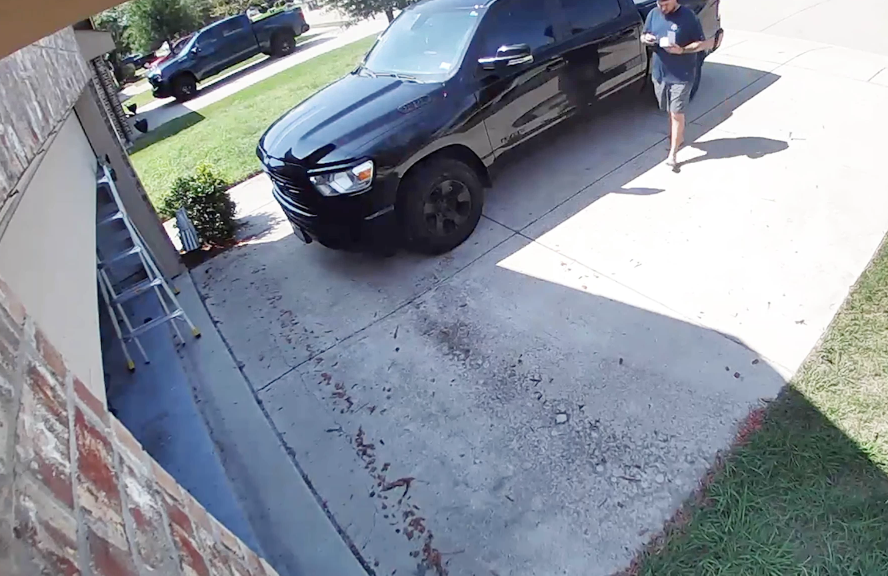
#> input picture Ejercicios Opcionales/fot1.png, 1776 x 1151 px (shown at 1/2 size)
$ jupyter execute Ejercicio1.ipynb
#> lines starting #> are read from the running program, lines starting #| are printed output that depends on the picture; after the words box and inside, x2 and y2 are one past the last pixel; in counts of white or black regions, pixels touching at a corner belong together
[cell 1]
import cv2
from matplotlib import pyplot as plt
import numpy as np
#Filtra las regiones que sean mayores de un cierto tamaño.

# Cargar la imagen
image = cv2.imread("fot1.png")
#> image is the input picture: shape (1151, 1776, 3); mean B, G, R 154.3, 143.6, 136.2

# Convertir a escala de grises
gray_image = cv2.cvtColor(image, cv2.COLOR_BGR2GRAY)
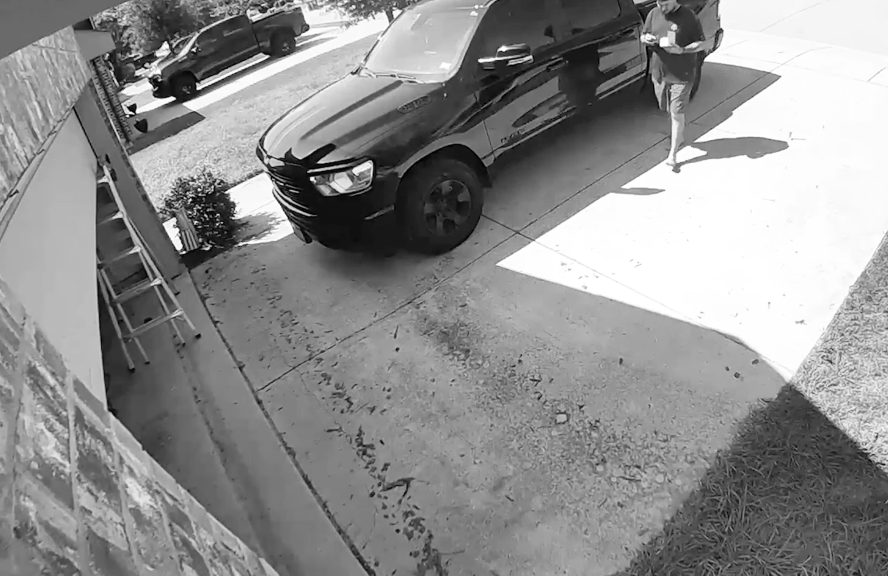
#> gray_image: shape (1151, 1776) (shown at 1/2 size); min 0, max 255, mean 142.6

# Binarización de la imagen
_, binary_image = cv2.threshold(gray_image, 128, 255, cv2.THRESH_BINARY)
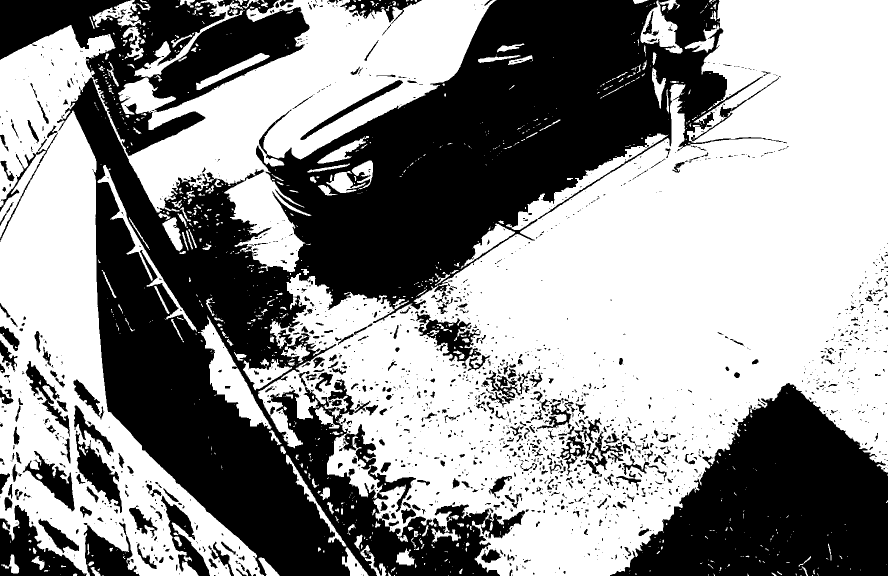
#> binary_image: shape (1151, 1776) (shown at 1/2 size); 57.3% white; 1927 black regions (1423 under 20 px)

# Encontrar contornos en la imagen binarizada
contours, _ = cv2.findContours(binary_image, cv2.RETR_EXTERNAL, cv2.CHAIN_APPROX_SIMPLE)
#> contours = 954 contours, 792 with area under 20; largest, box (x1, y1, x2, y2) and area: (516, 0, 1776, 1151) 785324, (0, 0, 993, 1151) 386102, (396, 632, 543, 859) 9136, (1281, 1, 1365, 107) 4066, (195, 330, 394, 664) 3888

# Filtrar contornos por área
min_contour_area = 700
filtered_contours = [cnt for cnt in contours if cv2.contourArea(cnt) > min_contour_area]
#> filtered_contours = 19 contours; largest, box (x1, y1, x2, y2) and area: (516, 0, 1776, 1151) 785324, (0, 0, 993, 1151) 386102, (396, 632, 543, 859) 9136, (1281, 1, 1365, 107) 4066, (195, 330, 394, 664) 3888

# Crear una imagen filtrada en negro
filtered_image = np.zeros_like(image)

# Rellenar los contornos filtrados con blanco en la imagen filtrada
cv2.fillPoly(filtered_image, filtered_contours, (255, 255, 255))
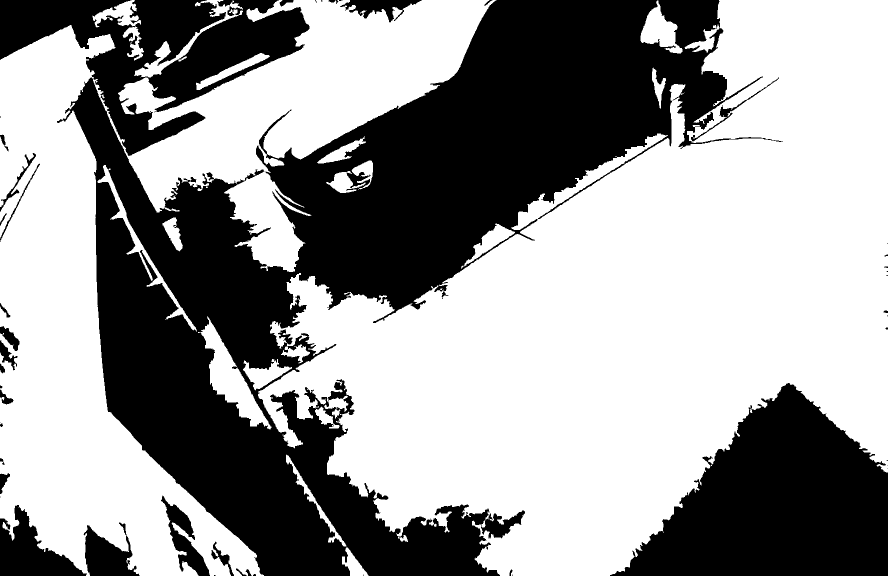
#> filtered_image: shape (1151, 1776, 3) (shown at 1/2 size); 60.1% white; 49 black regions (21 under 20 px), largest, box (x1, y1, x2, y2) and area: (114, 0, 1566, 1151) 575861, (1220, 766, 1776, 1151) 127774, (0, 0, 619, 312) 80940

# Visualización con Matplotlib
plt.figure(figsize=(10, 5))

# Imagen original
plt.subplot(1, 2, 1)
plt.imshow(cv2.cvtColor(image, cv2.COLOR_BGR2RGB))
plt.title('Original Image')

# Imagen filtrada
plt.subplot(1, 2, 2)
plt.imshow(cv2.cvtColor(filtered_image, cv2.COLOR_BGR2RGB))
plt.title('Filtered Image')

# Mostrar la figura con los dos subgráficos
plt.show()
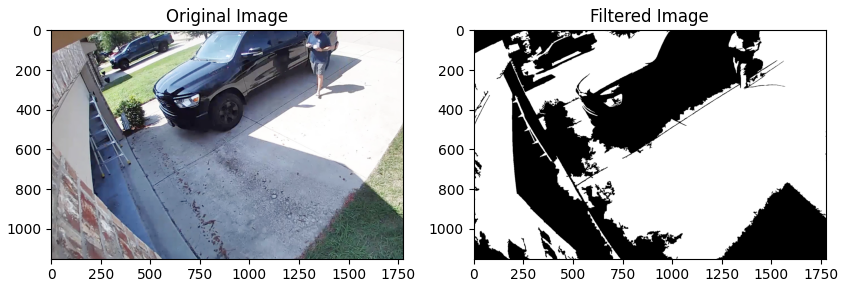
#> figure drawn by matplotlib, 2 panels
